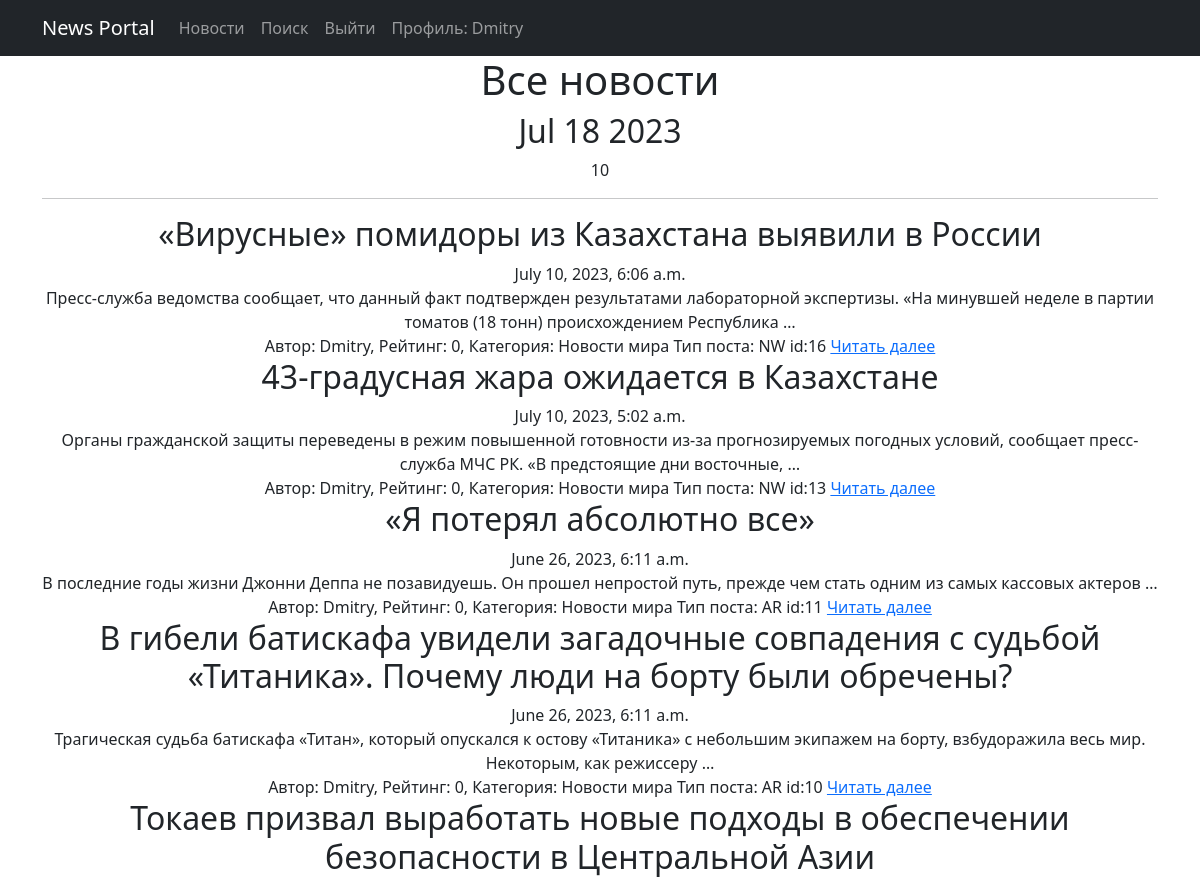
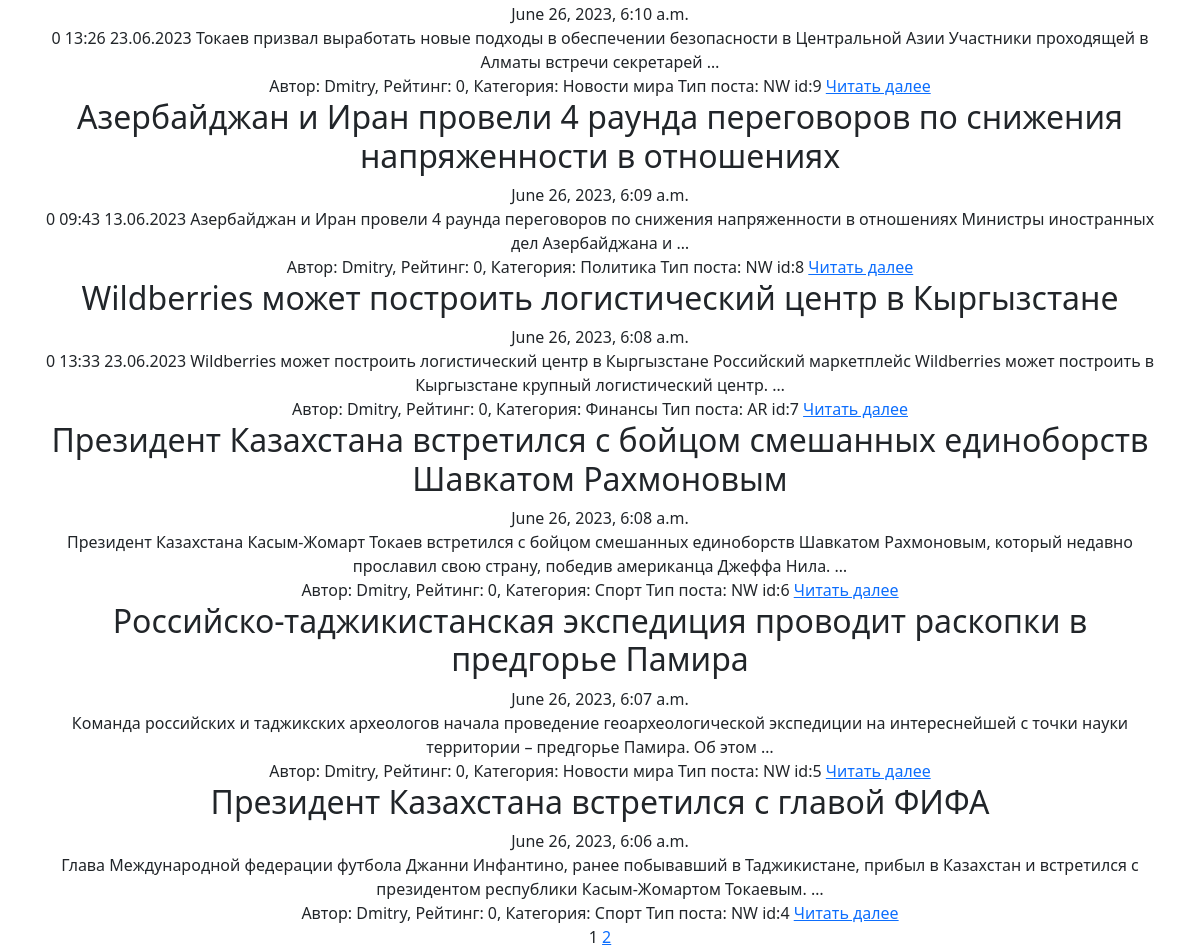
The page /posts/ (signed in) on the database as committed earlier (2 pictures, top to bottom).
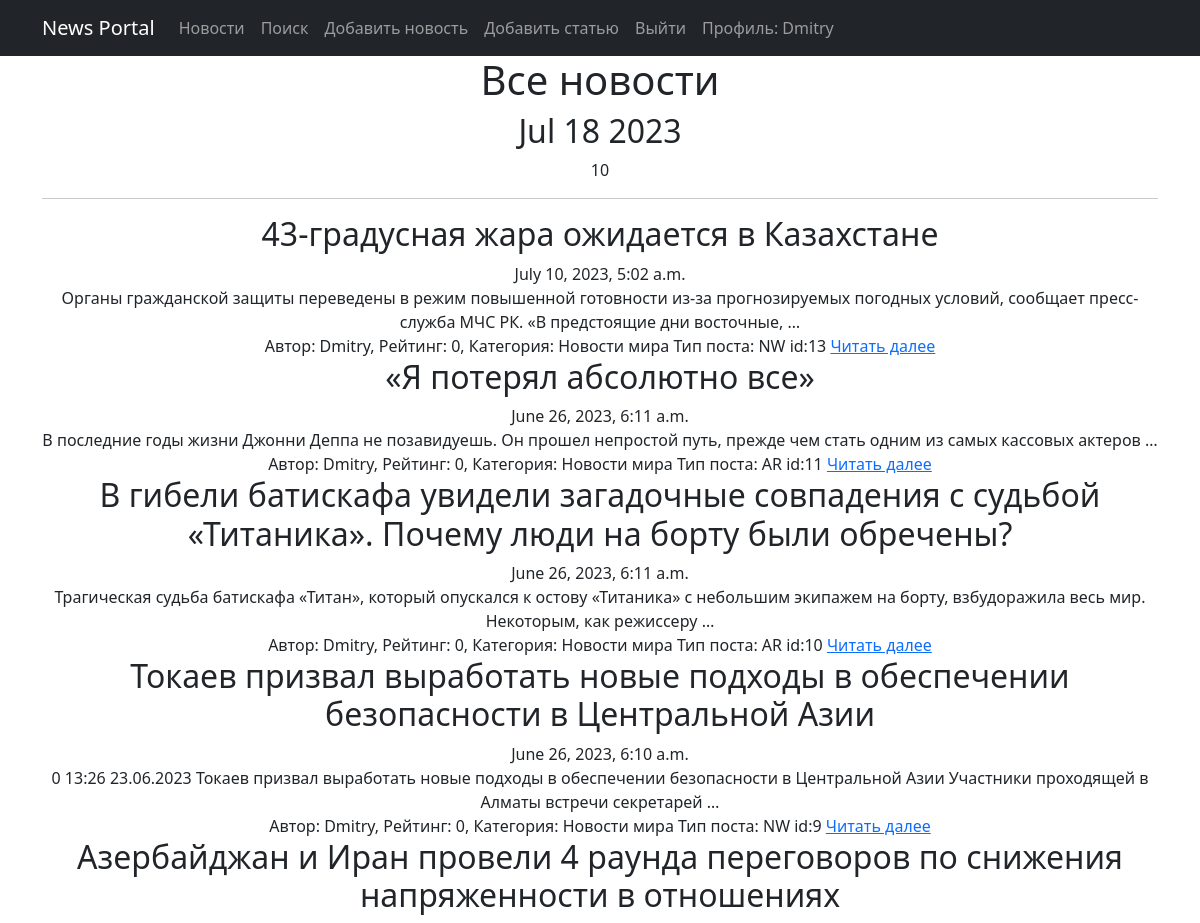
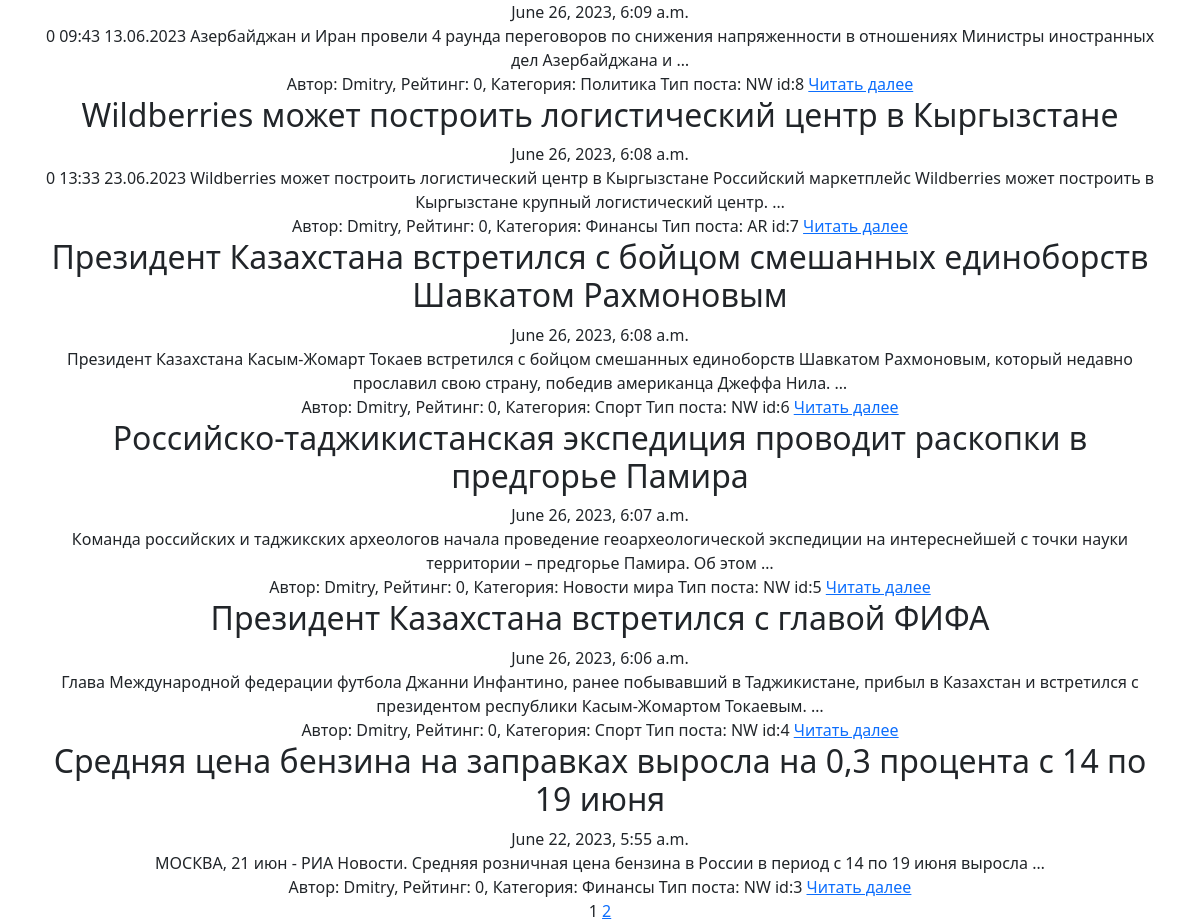
The same page on the database as committed later (2 pictures, top to bottom).
### news/models.py (models this page shows, shortened)
class Post(models.Model):
    article = 'AR'
    news = 'NW'
    POST_TYPE = [
        (article, 'Статья'),
        (news, 'Новости')
    ]
    author = models.ForeignKey(Author, on_delete=models.CASCADE)
    postType = models.CharField(max_length=2, choices=POST_TYPE, default=article)
    timeDateCreation = models.DateTimeField(auto_now_add=True)
    postCategory = models.ManyToManyField(Category, through="PostCategory")
    title = models.CharField(max_length=255)
    text = models.TextField()
    postRating = models.IntegerField(default=0)

class Author(models.Model):
    user = models.OneToOneField(User, on_delete=models.CASCADE, null=True)
    authorRating = models.IntegerField(default=0)
    def __str__(self):
        return f'{self.user}'

class PostCategory(models.Model):
    post = models.ForeignKey(Post, on_delete=models.CASCADE)
    category = models.ForeignKey(Category, on_delete=models.CASCADE)

class Category(models.Model):
    categoryName = models.CharField(max_length=64, unique=True)
    def __str__(self):
        return f'{self.categoryName}'

### news/views.py (the view)
# urls.py: path('', PostList.as_view(), name = 'posts'),
class PostList(ListView):
    model = Post
    ordering = '-timeDateCreation'
    template_name = 'post.html'
    context_object_name = 'posts_link'
    paginate_by = 10
    def get_context_data(self, **kwargs):
        context = super().get_context_data(**kwargs)
        context['is_not_authors'] = not self.request.user.groups.filter(name='authors').exists()
        context['is_authors'] = self.request.user.groups.filter(name='authors').exists()
        return context

### news/templatetags/custom_filters.py (called while the page is built)
@register.filter(name = 'censor')
def censor(value):
    censor_list = ['редиска']
    text = value.split()
    for word in text:
        if word.lower() in censor_list:
            count = len(word) - 1
            value = value.replace(word, word[0] + '*' * count)
    return(value)

### news/templatetags/custom_tags.py (called while the page is built)
@register.simple_tag()
def current_time(format_string='%b %d %Y'):
  return datetime.utcnow().strftime(format_string)

### templates/post.html (shortened to what this page needs)
{% extends 'flatpages/default.html' %}
{% load custom_filters %}
{% load custom_tags %}
{% block content %}
    <h1>Все новости</h1>
    <h2>{% current_time '%b %d %Y' %}</h2>
    <div>{{posts_link | length}}</div>
    <hr>
    {% if posts_link %}
        {% for post in posts_link %}
            <h2>{{ post.title }}</h2>
            <div>
                {{ post.timeDateCreation }}
            </div>
            <div>
                {{ post.text|truncatewords:20|censor}}
            </div>
            <div>
                Автор: {{ post.author }}, Рейтинг: {{ post.postRating }}, Категория:
                {% for cat in post.postcategory_set.all %}
                    {{ cat.category }}
                {% endfor %} Тип поста: {{ post.postType }} id:{{post.pk}}
                <a href="{{ post.pk }}">Читать далее</a>
            </div>
        {% endfor %}
    {% else %}
        <h2>Новостей нет!</h2>
    {% endif %}
    {{ page_obj.number }}
    {% if page_obj.has_next %}
        <a href="?page={{ page_obj.next_page_number }}">{{ page_obj.next_page_number }}</a>
    {% endif %}
{% endblock content %}

### templates/flatpages/default.html (shortened to what this page needs)
<!DOCTYPE html>
<html lang="en">
    <head>
        {% load static %}
        <link href="{% static 'css/styles.css' %}" rel="stylesheet" />
    </head>
    <body>
        <nav class="navbar navbar-expand-lg navbar-dark bg-dark">
            <div class="container">
                <a class="navbar-brand" href="#">News Portal</a>
                <div class="collapse navbar-collapse" id="navbarResponsive">
                    <ul class="navbar-nav ml-auto">
                        <li class="nav-item">
                            <a class="nav-link" href="{% url 'posts' %}">Новости</a>
                        </li>
                        <li class="nav-item">
                            <a class="nav-link" href = "{% url 'search' %}">Поиск</a>
                        </li>
                        {% if request.user.is_authenticated and is_authors %}
                        <li class="nav-item">
                            <a class="nav-link" href="{% url 'news_post_create' %}">Добавить новость</a>
                        </li>
                        <li class="nav-item">
                            <a class="nav-link" href="{% url 'article_post_create' %}">Добавить статью</a>
                        </li>
                        {% endif %}
                        {% if request.user.is_authenticated %}
                        <li class="nav-item">
                            <a class="nav-link" href="/accounts/logout/">Выйти</a>
                        </li>
                        <li class="nav-item">
                            <a class="nav-link" href="{% url 'profile' %}" >Профиль: {{request.user.username}}</a>
                        </li>
                        {% endif %}
                    </ul>
                </div>
            </div>
        </nav>
        <div class="container">
        <div class="row">
            <div class="col-lg-12 text-center">
                {% block content %}{% endblock content %}
            </div>
        </div>
        </div>
    </body>
</html>

Rows that differ between the two databases and show on the page:
removed Post: title "«Вирусные» помидоры из Казахстана выявили в России", timeDateCreation "July 10, 2023, 6:06 a.m.", text|censor "Пресс-служба ведомства сообщает, что данный факт подтвержден результатами лабораторной экспертизы. «На минувшей неделе в партии томатов (18 тонн) происхождением Республика …", author "Dmitry", postRating "0", postType "NW", pk "16"
removed PostCategory: category "Новости мира", shown under "«Вирусные» помидоры из Казахстана выявили в России"
now on this page (row unchanged): Post: title "Средняя цена бензина на заправках выросла на 0,3 процента с 14 по 19 июня", timeDateCreation "June 22, 2023, 5:55 a.m.", text|censor "МОСКВА, 21 июн - РИА Новости. Средняя розничная цена бензина в России в период с 14 по 19 июня выросла …", author "Dmitry", postRating "0", postType "NW", pk "3"
now on this page (row unchanged): PostCategory: category "Финансы", shown under "Средняя цена бензина на заправках выросла на 0,3 процента с 14 по 19 июня"
Other text that changed with them:
text now shown: "Добавить новость Добавить статью"
